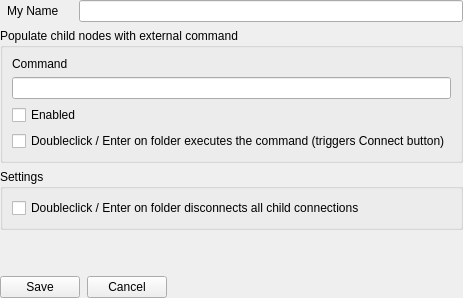
          <widget class="Widget" name="widgetEditFolder">
           <layout class="QGridLayout" name="gridLayout">
            <property name="leftMargin">
             <number>0</number>
            </property>
            <property name="topMargin">
             <number>0</number>
            </property>
            <property name="rightMargin">
             <number>0</number>
            </property>
            <property name="bottomMargin">
             <number>0</number>
            </property>
            <item row="4" column="0">
             <layout class="QHBoxLayout" name="horizontalLayout_8">
              <property name="spacing">
               <number>7</number>
              </property>
              <item>
               <widget class="QPushButton" name="btnSaveFolder">
                <property name="text">
                 <string>Save</string>
                </property>
                <property name="shortcut">
                 <string>Ctrl+S</string>
                </property>
                <property name="autoDefault">
                 <bool>true</bool>
                </property>
               </widget>
              </item>
              <item>
               <widget class="QPushButton" name="btnCancelFolder">
                <property name="text">
                 <string>Cancel</string>
                </property>
                <property name="shortcut">
                 <string>Esc</string>
                </property>
               </widget>
              </item>
              <item>
               <spacer name="horizontalSpacer_5">
                <property name="orientation">
                 <enum>Qt::Orientation::Horizontal</enum>
                </property>
                <property name="sizeHint" stdset="0">
                 <size>
                  <width>40</width>
                  <height>20</height>
                 </size>
                </property>
               </spacer>
              </item>
             </layout>
            </item>
            <item row="0" column="0">
             <layout class="QHBoxLayout" name="horizontalLayout_5">
              <property name="spacing">
               <number>7</number>
              </property>
              <item>
               <widget class="QToolButton" name="btnFolderNameMenu">
                <property name="text">
                 <string>My Name  </string>
                </property>
                <property name="popupMode">
                 <enum>QToolButton::ToolButtonPopupMode::InstantPopup</enum>
                </property>
                <property name="toolButtonStyle">
                 <enum>Qt::ToolButtonStyle::ToolButtonTextOnly</enum>
                </property>
                <property name="autoRaise">
                 <bool>true</bool>
                </property>
               </widget>
              </item>
              <item>
               <widget class="QLineEdit" name="editFolderName">
                <property name="toolTip">
                 <string>Name of the folder for the list on the left</string>
                </property>
               </widget>
              </item>
             </layout>
            </item>
            <item row="2" column="0">
             <widget class="QGroupBox" name="groupBox">
              <property name="title">
               <string>Settings</string>
              </property>
              <layout class="QVBoxLayout" name="verticalLayout_8">
               <item>
                <widget class="QCheckBox" name="checkFolderActivateDisconnectsAllChildren">
                 <property name="text">
                  <string>Doubleclick / Enter on folder disconnects all child connections</string>
                 </property>
                </widget>
               </item>
              </layout>
             </widget>
            </item>
            <item row="3" column="0">
             <spacer name="verticalSpacer">
              <property name="orientation">
               <enum>Qt::Orientation::Vertical</enum>
              </property>
              <property name="sizeHint" stdset="0">
               <size>
                <width>20</width>
                <height>40</height>
               </size>
              </property>
             </spacer>
            </item>
            <item row="1" column="0">
             <widget class="QGroupBox" name="groupFolderChildNodesCommand">
              <property name="sizePolicy">
               <sizepolicy hsizetype="Preferred" vsizetype="Minimum">
                <horstretch>0</horstretch>
                <verstretch>0</verstretch>
               </sizepolicy>
              </property>
              <property name="title">
               <string>Populate child nodes with external command</string>
              </property>
              <layout class="QGridLayout" name="gridLayout_11">
               <item row="5" column="1">
                <widget class="QCheckBox" name="checkFolderActivateChildNodesCommand">
                 <property name="text">
                  <string>Doubleclick / Enter on folder executes the command (triggers Connect button)</string>
                 </property>
                </widget>
               </item>
               <item row="2" column="1">
                <widget class="QLabel" name="labelFolderChildNodesCommand">
                 <property name="text">
                  <string>Command</string>
                 </property>
                </widget>
               </item>
               <item row="3" column="1">
                <widget class="QLineEdit" name="editFolderChildNodesCommand">
                 <property name="sizePolicy">
                  <sizepolicy hsizetype="Expanding" vsizetype="Preferred">
                   <horstretch>0</horstretch>
                   <verstretch>0</verstretch>
                  </sizepolicy>
                 </property>
                </widget>
               </item>
               <item row="4" column="1">
                <widget class="QCheckBox" name="checkFolderChildNodesCommandEnabled">
                 <property name="toolTip">
                  <string>Enable / disable the feature</string>
                 </property>
                 <property name="text">
                  <string>Enabled</string>
                 </property>
                </widget>
               </item>
              </layout>
             </widget>
            </item>
           </layout>
          </widget>
